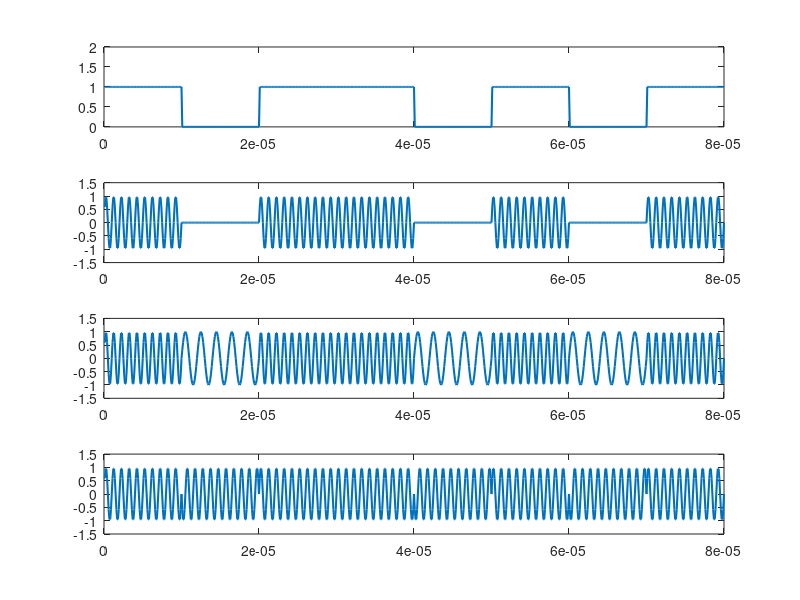

MATLAB code to generate this figure:
% Amplitude Shift Keying (ASK) Modulation

clc;
clear;
close all;

Data = [1 0 1 1 0 1 0 1];

bp = 0.00001;

bit = [];

for i = 1:1:length(Data)
    if Data(i) == 1
        se  = ones(1, 100);
    else
        se = zeros(1, 100);
    end
    bit = [bit se];
end



t1 = bp/100 : bp/100 : length(Data)*bp;

subplot(4, 1, 1);
plot(t1, bit, 'lineWidth', 1.5);
axis([0,length(Data)*bp,0,2])

%ASK

st = [];
A0=0;
A1=1;
f= 10/bp; 
t2 = bp/100 : bp/100 : bp;

for i=1:1:length(Data)
    if Data(i)==1
        y=A1*sin(2*pi*f*t2);
    else
        y=A0*sin(2*pi*f*t2);
    end
    st = [st,y];
end

subplot(4, 1, 2);
plot(t1, st, 'lineWidth', 1.5);
axis([0,length(Data)*bp,-1.5,1.5])


%FSK

st = [];
A=1;
f1= 10/bp;
f0= 5/bp;
t2 = bp/100 : bp/100 : bp;

for i=1:1:length(Data)
    if Data(i)==1
        y=A*sin(2*pi*f1*t2);
    else
        y=A*sin(2*pi*f0*t2);
    end
    st = [st,y];
end

subplot(4, 1, 3);
plot(t1, st, 'lineWidth', 1.5);
axis([0,length(Data)*bp,-1.5,1.5])

% PSK

st = [];
A=1;

f=10/bp;
t2 = bp/100 : bp/100 : bp;

for i=1:1:length(Data)
    if Data(i)==1
        y=A*sin(2*pi*f*t2);
    else
        y=-A*sin(2*pi*f*t2);
    end
    st = [st,y];
end

subplot(4, 1, 4);
plot(t1, st, 'lineWidth', 1.5);
axis([0,length(Data)*bp,-1.5,1.5]) 